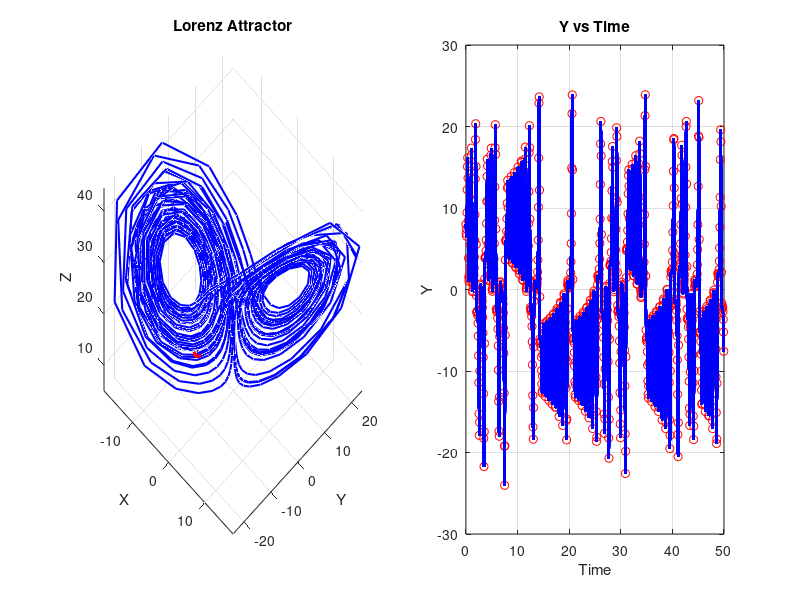

Write the MATLAB code that produced this figure.
% Lorenz Attractor Animation with Trailing Path and Y vs Time Plot
% Load the previously generated Lorenz data
load('lorenzData.mat');

% Downsample factor (reduce the number of points)
downsample_factor = 50;  % Choose an appropriate factor (e.g., 10, 20, etc.)

% Downsample the time and solution data
t_downsampled = t(1:downsample_factor:end);
x_downsampled = sol(1:downsample_factor:end, 1); % Extracting x
y_downsampled = sol(1:downsample_factor:end, 2); % Extracting y
z_downsampled = sol(1:downsample_factor:end, 3); % Extracting z

% Set up the figure with subplots
figure;

% 3D Lorenz Attractor Plot (X, Y, Z)
subplot(1, 2, 1);
h = plot3(x_downsampled(1), y_downsampled(1), z_downsampled(1), 'b', 'LineWidth', 1.5); % Initial path
hold on;
p = plot3(x_downsampled(1), y_downsampled(1), z_downsampled(1), 'ro', 'MarkerFaceColor', 'r'); % Moving point
title('Lorenz Attractor');
xlabel('X');
ylabel('Y');
zlabel('Z');
grid on;
axis tight;
view(45, 45); % Adjust the viewing angle for better visualization

% Y vs Time Plot
subplot(1, 2, 2);
plot(t_downsampled, y_downsampled, 'b', 'LineWidth', 1.5);
title('Y vs Time');
xlabel('Time');
ylabel('Y');
grid on;

% Animation loop for visualizing the path and Y vs Time evolution
for k = 1:length(t_downsampled)
    % Update the 3D path (x, y, z)
    set(h, 'XData', x_downsampled(1:k), 'YData', y_downsampled(1:k), 'ZData', z_downsampled(1:k));
    
    % Update the moving point
    set(p, 'XData', x_downsampled(k), 'YData', y_downsampled(k), 'ZData', z_downsampled(k));
    
    % Update the Y vs Time plot
    subplot(1, 2, 2);
    plot(t_downsampled, y_downsampled, 'b', 'LineWidth', 1.5); % Full trajectory
    hold on;
    plot(t_downsampled(k), y_downsampled(k), 'ro'); % Current point
    title('Y vs Time');
    xlabel('Time');
    ylabel('Y');
    grid on;
    
    % Pause to create animation effect
    subplot(1, 2, 1); % Switch back to 3D plot
    pause(0.01); % Adjust pause duration for animation speed
end
